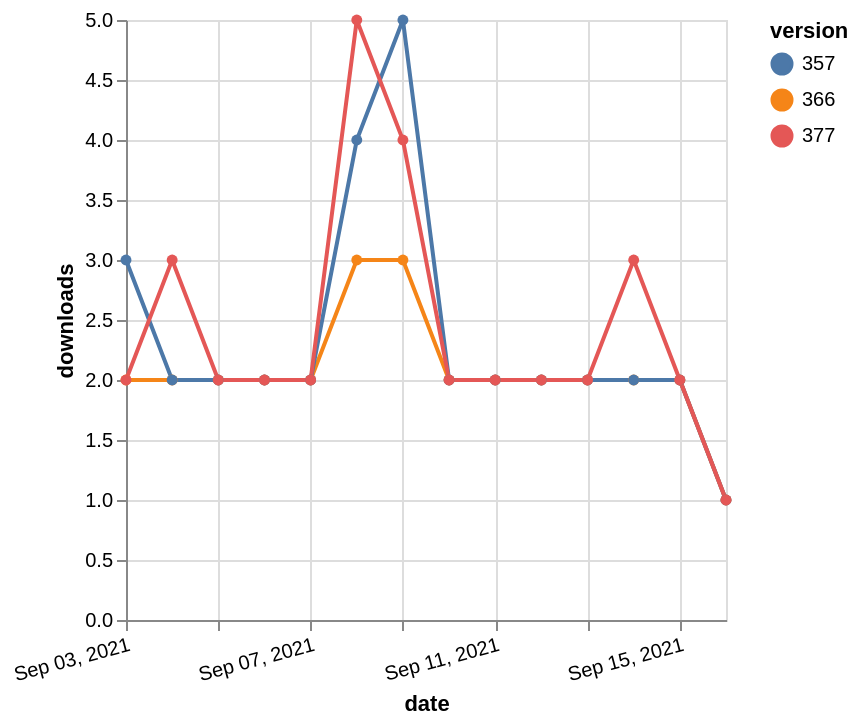

Describe this chart as a Vega-Lite specification.
### Vega-Lite specification from a JSON file in a GitHub repository (floating-point values rounded to 4 significant figures)
{"$schema": "https://vega.github.io/schema/vega-lite/v5.json", "description": "A simple bar chart with embedded data.", "data": {"values": [{"date": "2021-09-03", "total": 2279, "delta": 2, "version": "366"}, {"date": "2021-09-04", "total": 2281, "delta": 2, "version": "366"}, {"date": "2021-09-05", "total": 2283, "delta": 2, "version": "366"}, {"date": "2021-09-06", "total": 2285, "delta": 2, "version": "366"}, {"date": "2021-09-07", "total": 2287, "delta": 2, "version": "366"}, {"date": "2021-09-08", "total": 2290, "delta": 3, "version": "366"}, {"date": "2021-09-09", "total": 2293, "delta": 3, "version": "366"}, {"date": "2021-09-10", "total": 2295, "delta": 2, "version": "366"}, {"date": "2021-09-11", "total": 2297, "delta": 2, "version": "366"}, {"date": "2021-09-12", "total": 2299, "delta": 2, "version": "366"}, {"date": "2021-09-13", "total": 2301, "delta": 2, "version": "366"}, {"date": "2021-09-14", "total": 2303, "delta": 2, "version": "366"}, {"date": "2021-09-15", "total": 2305, "delta": 2, "version": "366"}, {"date": "2021-09-16", "total": 2306, "delta": 1, "version": "366"}, {"date": "2021-09-03", "total": 2767, "delta": 3, "version": "357"}, {"date": "2021-09-04", "total": 2769, "delta": 2, "version": "357"}, {"date": "2021-09-05", "total": 2771, "delta": 2, "version": "357"}, {"date": "2021-09-06", "total": 2773, "delta": 2, "version": "357"}, {"date": "2021-09-07", "total": 2775, "delta": 2, "version": "357"}, {"date": "2021-09-08", "total": 2779, "delta": 4, "version": "357"}, {"date": "2021-09-09", "total": 2784, "delta": 5, "version": "357"}, {"date": "2021-09-10", "total": 2786, "delta": 2, "version": "357"}, {"date": "2021-09-11", "total": 2788, "delta": 2, "version": "357"}, {"date": "2021-09-12", "total": 2790, "delta": 2, "version": "357"}, {"date": "2021-09-13", "total": 2792, "delta": 2, "version": "357"}, {"date": "2021-09-14", "total": 2794, "delta": 2, "version": "357"}, {"date": "2021-09-15", "total": 2796, "delta": 2, "version": "357"}, {"date": "2021-09-16", "total": 2797, "delta": 1, "version": "357"}, {"date": "2021-09-03", "total": 2072, "delta": 2, "version": "377"}, {"date": "2021-09-04", "total": 2075, "delta": 3, "version": "377"}, {"date": "2021-09-05", "total": 2077, "delta": 2, "version": "377"}, {"date": "2021-09-06", "total": 2079, "delta": 2, "version": "377"}, {"date": "2021-09-07", "total": 2081, "delta": 2, "version": "377"}, {"date": "2021-09-08", "total": 2086, "delta": 5, "version": "377"}, {"date": "2021-09-09", "total": 2090, "delta": 4, "version": "377"}, {"date": "2021-09-10", "total": 2092, "delta": 2, "version": "377"}, {"date": "2021-09-11", "total": 2094, "delta": 2, "version": "377"}, {"date": "2021-09-12", "total": 2096, "delta": 2, "version": "377"}, {"date": "2021-09-13", "total": 2098, "delta": 2, "version": "377"}, {"date": "2021-09-14", "total": 2101, "delta": 3, "version": "377"}, {"date": "2021-09-15", "total": 2103, "delta": 2, "version": "377"}, {"date": "2021-09-16", "total": 2104, "delta": 1, "version": "377"}]}, "width": "container", "mark": {"type": "line", "point": {"filled": true}}, "encoding": {"x": {"field": "date", "type": "temporal", "timeUnit": "yearmonthdate", "title": "date", "axis": {"labelAngle": -15}}, "y": {"field": "delta", "type": "quantitative", "title": "downloads"}, "color": {"field": "version", "type": "nominal"}, "tooltip": {"field": "delta"}}}
